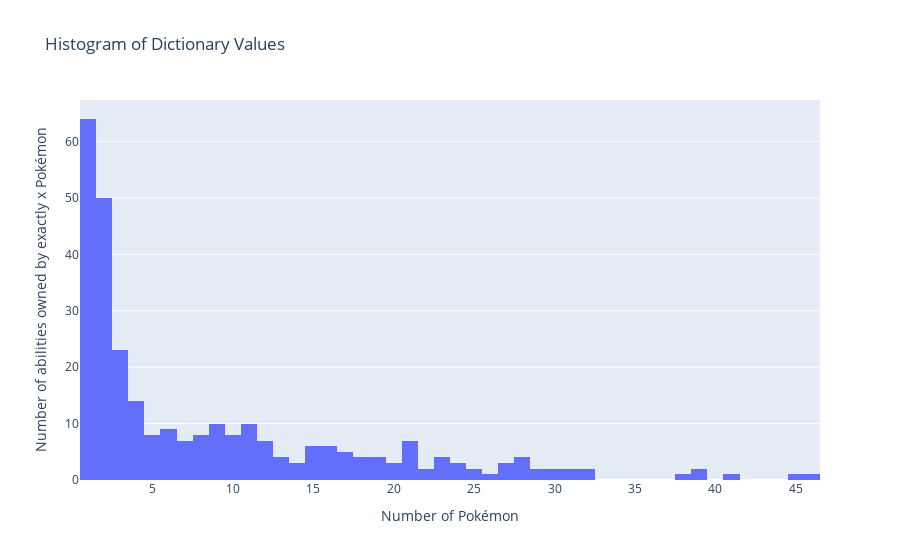

Write notebook code for a chart like this one.
### Markdown cell above
## Habilidades

### Code cell
allabilities = []
for elem in ['Ability1', 'Ability2', 'HiddenAbility']:
    allabilities += data[elem].unique().tolist()        # Get all abilities (can contain repeated ones and None values)

allabilities = list(set(allabilities))                  # Remove repeated values
allabilities.remove("None")                             # Remove None value

print("Amount:", len(allabilities))

allabilitiesdict = {x:0 for x in allabilities}
for i in range(data.shape[0]):
    for abilitytype in ['Ability1', 'Ability2', 'HiddenAbility']:
        x = data.at[i, abilitytype]
        if not x == "None":
            allabilitiesdict[x] += 1

# Get the amount of Abilties owned by exactly x Pokémon
dict_amount={}
for i in range(1, np.array(list(allabilitiesdict.values())).max()+1):
    dict_amount[i] = 0
    for key, val in allabilitiesdict.items():
        if val == i:
            dict_amount[i]+=1

# Create a DataFrame
df = pd.DataFrame(list(dict_amount.items()), columns=['value', 'count'])

# Create the histogram
fig = px.histogram(df, x='value', y='count', title='Histogram of Dictionary Values', nbins=int(np.array(list(allabilitiesdict.values())).max()))

# Customize the appearance
fig.update_layout(
    yaxis_title='Number of abilities owned by exactly x Pokémon',
    xaxis_title='Number of Pokémon',
    #bargap=0.2,
    #barmode='overlay',
    #opacity=0.75
)

# Show the plot
fig.show()

### Figure 1 — Plotly figure (JSON) as saved in the notebook; plotly's stock layout.template omitted (floating-point values rounded to 4 significant figures)
{"data": [{"alignmentgroup": "True", "bingroup": "x", "histfunc": "sum", "hovertemplate": "value=%{x}<br>sum of count=%{y}<extra></extra>", "legendgroup": "", "marker": {"color": "#636efa", "pattern": {"shape": ""}}, "name": "", "nbinsx": 46, "offsetgroup": "", "orientation": "v", "showlegend": false, "type": "histogram", "x": [1, 2, 3, 4, 5, 6, 7, 8, 9, 10, 11, 12, 13, 14, 15, 16, 17, 18, 19, 20, 21, 22, 23, 24, 25, 26, 27, 28, 29, 30, 31, 32, 33, 34, 35, 36, 37, 38, 39, 40, 41, 42, 43, 44, 45, 46], "xaxis": "x", "y": [64, 50, 23, 14, 8, 9, 7, 8, 10, 8, 10, 7, 4, 3, 6, 6, 5, 4, 4, 3, 7, 2, 4, 3, 2, 1, 3, 4, 2, 2, 2, 2, 0, 0, 0, 0, 0, 1, 2, 0, 1, 0, 0, 0, 1, 1], "yaxis": "y"}], "layout": {"barmode": "relative", "legend": {"tracegroupgap": 0}, "title": {"text": "Histogram of Dictionary Values"}, "xaxis": {"anchor": "y", "domain": [0, 1], "title": {"text": "Number of Pokémon"}}, "yaxis": {"anchor": "x", "domain": [0, 1], "title": {"text": "Number of abilities owned by exactly x Pokémon"}}}}
